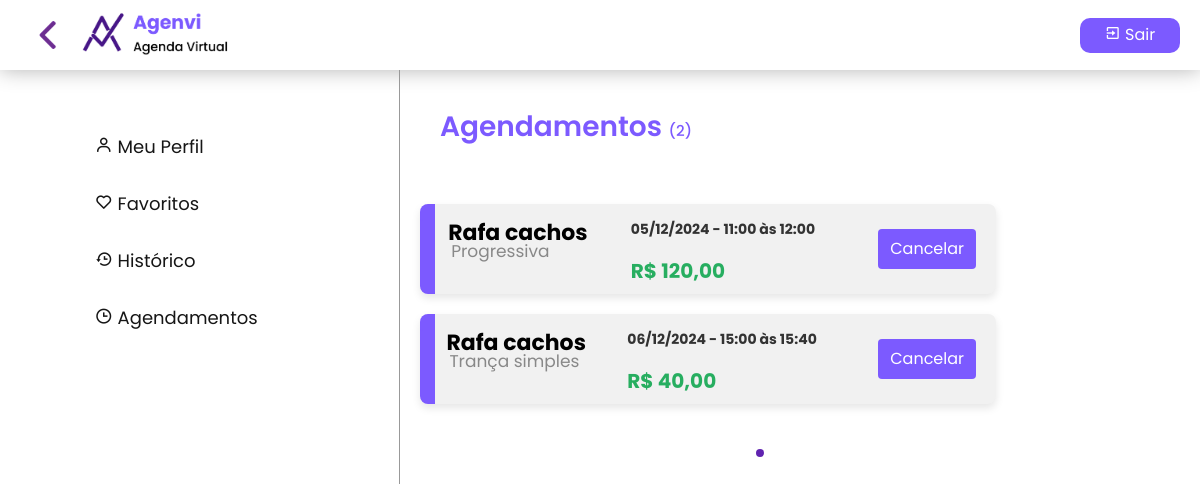
The app's page /php/notificacao.php (signed in) with its own data.
### tables this page shows
CREATE TABLE `agendamento` (
  `idagendamento` int(11) NOT NULL,
  `idcliente` int(11) NOT NULL,
  `idempresa` int(11) NOT NULL,
  `idservico` int(11) NOT NULL,
  `idfuncionario` int(11) NOT NULL,
  `status` enum('em andamento','finalizado','cancelado','') NOT NULL,
  `dt_agendamento` date NOT NULL,
  `horario_ini` time NOT NULL,
  `horario_fim` time NOT NULL,
  `dtsemana` varchar(25) NOT NULL,
  `preco_ad` decimal(5,2) NOT NULL
);

CREATE TABLE `empresa` (
  `idempresa` int(11) NOT NULL,
  `nivel` enum('1','2','3') NOT NULL,
  `nome` varchar(20) DEFAULT NULL,
  `nome_fantasia` varchar(20) DEFAULT NULL,
  `tipo` enum('barbearia','advocacia','clinica','salaobeleza') NOT NULL,
  `CNPJ_CPF` varchar(20) DEFAULT NULL,
  `telefone` varchar(15) DEFAULT NULL,
  `cep` varchar(12) NOT NULL,
  `numero` varchar(10) NOT NULL,
  `email` varchar(50) DEFAULT NULL,
  `senha` varchar(100) DEFAULT NULL,
  `foto_empresa` varchar(50) DEFAULT NULL,
  `foto_amb1` varchar(50) NOT NULL,
  `foto_amb2` varchar(50) NOT NULL,
  `foto_amb3` varchar(50) NOT NULL,
  `foto_amb4` varchar(50) NOT NULL,
  `foto_amb5` varchar(50) NOT NULL,
  `foto_amb6` varchar(50) NOT NULL,
  `complemento` text NOT NULL,
  `data_inicio` date NOT NULL
);

CREATE TABLE `servicos` (
  `idservico` int(11) NOT NULL,
  `nome_serv` varchar(50) DEFAULT NULL,
  `preco_serv` decimal(5,2) DEFAULT NULL,
  `descricao_serv` varchar(30) DEFAULT NULL,
  `duracao_serv` time NOT NULL
);

### php/notificacao.php (the view, shortened to what this page needs)
<?php
include('includes/logar-sistema.php');
$idcliente = $_SESSION['idcliente'];
$itens_por_pagina = 4;
$pagina_atual = isset($_GET['pagina']) ? (int)$_GET['pagina'] : 1;
$inicio = ($pagina_atual - 1) * $itens_por_pagina;
$sql_total = "SELECT COUNT(*) AS total FROM agendamento WHERE idcliente = ? AND status = 'em andamento'";
$stmt_total = $mysqli->prepare($sql_total);
$stmt_total->bind_param("i", $idcliente);
$stmt_total->execute();
$result_total = $stmt_total->get_result();
$total_registros = $result_total->fetch_assoc()['total'];
$total_paginas = ceil($total_registros / $itens_por_pagina);
$agendamento_sql = "SELECT a.idagendamento, a.status, e.idempresa, e.nome_fantasia, s.nome_serv,
                    a.preco_ad, a.horario_ini, a.horario_fim, a.dt_agendamento, f.nome_func, e.numero,
                    l.cep, l.cidade, l.logradouro, l.bairro, l.UF
                    FROM agendamento a
                    INNER JOIN empresa e ON e.idempresa = a.idempresa
                    INNER JOIN servicos s ON s.idservico = a.idservico
                    INNER JOIN funcionario f ON f.idfuncionario = a.idfuncionario
                    INNER JOIN localidade l ON l.cep = e.cep
                    WHERE a.idcliente = ? AND a.status = 'em andamento'
                    ORDER BY a.dt_agendamento ASC
                    LIMIT ? OFFSET ?";
$stmt = $mysqli->prepare($agendamento_sql);
$stmt->bind_param("iii", $idcliente, $itens_por_pagina, $inicio);
$stmt->execute();
$result_agen = $stmt->get_result();
?>
<!DOCTYPE html>
<html lang="en">
<head>
    <link href='https://unpkg.com/boxicons@2.0.7/css/boxicons.min.css' rel='stylesheet'>
    <link rel="stylesheet" href="https://cdnjs.cloudflare.com/ajax/libs/font-awesome/6.0.0-beta3/css/all.min.css">
    <link rel="stylesheet" href="https://cdn.jsdelivr.net/npm/bootstrap@5.3.3/dist/css/bootstrap.min.css">
    <link rel="stylesheet" href="../css/notifica.css">
</head>
<body>
<header>
        <a href="../php/principal-cliente.php"><img class="seta" src="../img/seta-esquerda.png" alt=""><img class="logo" src="../img/logo-completona.png" alt=""></a>
        <a class="sair" href="logout.php"><i class='bx bx-exit' style='color:#ffffff'></i> Sair</a>
    </header>
    <div class="papai">
        <?php include("includes/infos-perfil-cli.php"); ?>
        <div class="caixa-central">
            <h3>Agendamentos
                <?php
                $sml = "SELECT COUNT(*) AS agendamento FROM agendamento WHERE idcliente = ? AND status = 'em andamento'";
                $stmt_fav = $mysqli->prepare($sml);
                $stmt_fav->bind_param("i", $idcliente);
                $stmt_fav->execute();
                $stmt_fav->bind_result($total_favoritas);
                echo "<strong class='fav'>({$total_favoritas})</strong>";
                ?>
            </h3>
            <?php while ($roww = $result_agen->fetch_assoc()) : ?>
                <?php
                    $data = htmlspecialchars($roww['dt_agendamento']);
                    $dataInvertida = date("d/m/Y", strtotime($data));
                    $horarioInicio = htmlspecialchars($roww['horario_ini']);
                    $horarioFim = htmlspecialchars($roww['horario_fim']);
                    $horarioFormatadoInicio = substr($horarioInicio, 0, 5);
                    $horarioFormatadoFim = substr($horarioFim, 0, 5);
                    $precoServ = str_replace('.', ',', htmlspecialchars($roww['preco_ad']));
                ?>
                <div class="outra">
                    <div class="pai3">
                        <div class="color">.</div>
                        <div>
                            <a href="agendamento.php?id=<?= htmlspecialchars($roww['idempresa']); ?>" class="nom"><?= htmlspecialchars($roww['nome_fantasia'])?></a>
                            <p class="nom2"><?= htmlspecialchars($roww['nome_serv'])?></p>
                        </div>
                        <div>
                        <br>
                            <div class="hor">
                                <p id="data"><?= $dataInvertida ?> - <?= $horarioFormatadoInicio ?> às <?= $horarioFormatadoFim ?></p>
                            </div>
                            <p class="prer">R$ <?= $precoServ ?></p>
                        </div>
                        <button type="button" data-bs-toggle="modal" data-bs-target="#confirmModal">Cancelar</button>
                    </div>
                </div>
            <?php endwhile; ?>
            <nav aria-label="Page navigation">
                <ul class="pagination">
                    <?php for ($i = 1; $i <= $total_paginas; $i++): ?>
                        <li class="<?= ($i == $pagina_atual) ? 'active' : '' ?>">
                            <a href="?pagina=<?= $i ?>"></a>
                        </li>
                    <?php endfor; ?>
                </ul>
            </nav>
        </div>
    </div>
</body>
</html>

### css/notifica.css (style rules this page uses)
* { margin: 0; padding: 0; box-sizing: border-box; font-family: "Poppins", sans-serif; }
:root { --c01:#fff; --c02:#E9E3FF; --c03:#999999; --c04:#161616; --c05:#000; --c06:#B583F5; --c07:#7C5AFF; --c08:#6023B0; --c09:#471687; }
.papai { display: flex; height: 90vh; }
header { padding: 20px; height:70px; display: flex; justify-content: space-between; align-items:center; gap:10px; box-shadow: 0px 0px 20px 0px rgba(0, 0, 0, 0.3); }
.seta { width:60px; }
.logo { width: 150px; }
h3 { color: var(--c07); margin: 40px; font-weight: 600; }
.fav { font-weight: 500; font-size: 15px; }
a { text-decoration: none; }
.sair { text-align: center; width: 100px; background-color: var(--c07); height: 35px; border: none; color: var(--c01); border-radius: 10px; text-decoration: none; padding: 5px; }
.caixa-central { width: 60%; display: flex; flex-direction: column; gap: 20px; }
.outra { background-color: rgb(241, 241, 241); border-radius: 8px; box-shadow: 0 4px 8px rgba(0, 0, 0, 0.1); width: 80%; height: 90px; margin-left: 20px; }
.color { height: 90px; color: var(--c07); width: 15px; background-color:var(--c07); border-radius: 8px 0 0 8px; }
.pai3 { text-decoration: none; width: 100%; height: 90px; display: flex; align-items: center; justify-content: space-between; }
.nom { margin-left: -30px; font-size: 22px; font-weight: bold; color: #000000; text-decoration: none; }
.nom2 { margin-top: -10px; margin-left: -27px; font-size: 17px; color: #888; }
.hor #data { font-size: 14px; font-weight: bold; color: #333; }
.prer { font-size: 20px; font-weight: bold; color: #27ae60; }
button { margin: 20px; background-color: var(--c07); color: var(--c01) !important; border: none; height: 40px; padding: 8px 12px; border-radius: 4px; cursor: pointer; transition: background-color 0.3s ease-in-out; }

### php/notificacao.php (style rules this page uses)
.pagination { display: flex; justify-content: center; padding: 1em 0; list-style-type: none; }
.pagination li { margin: 0 8px; }
.pagination li a { display: inline-block; width: 8px; height: 8px; border-radius: 50%; background-color: #ccc; transition: background-color 0.3s; }
.pagination li.active a { background-color: #6023B0; }

### records on screen
agendamento: idempresa.nome_fantasia "Rafa cachos", idservico.nome_serv "Progressiva", dt_agendamento "05/12/2024", horario_ini "11:00", horario_fim "12:00", preco_ad "120,00"
agendamento: idempresa.nome_fantasia "Rafa cachos", idservico.nome_serv "Trança simples", dt_agendamento "06/12/2024", horario_ini "15:00", horario_fim "15:40", preco_ad "40,00"

### other values on screen
$total_favoritas "2"
